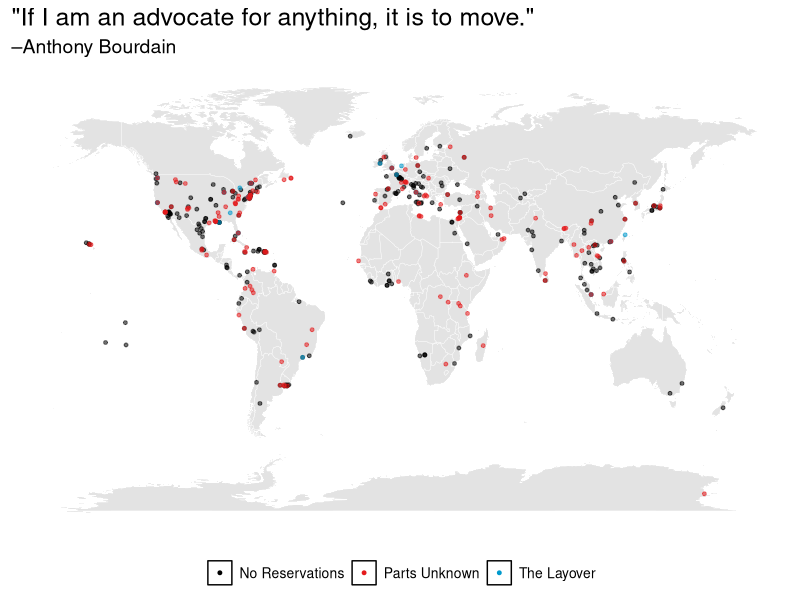
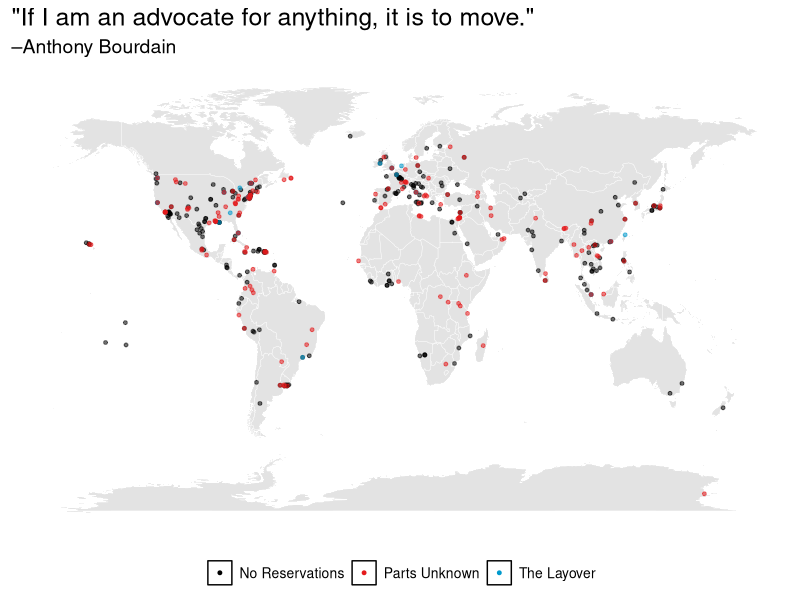

The R script that drew these images, in order:
library('dplyr')
library('readr')
library('ggplot2')
library('reshape2')
library('RColorBrewer')

places <- read_csv('bourdain_travel_places.csv')
lat.long <- colsplit(places$coordinates, ",", names = c("lat", "long"))
places <- cbind(places, lat.long)
places <- places %>% select(-coordinates)

## World Map

mdat <- map_data('world')

gmap <- ggplot() + 
  geom_polygon(dat = mdat, 
               aes(long, lat, group = group), fill="#e3e3e3") + 
  borders("world", colour = "white", size=0.1)

gmap.points <- gmap + 
  geom_point(data = places, 
             aes(long, 
                 lat, colour = show, alpha = 0.75), size = 1) + 
  scale_color_manual(values = c('#000000', '#e41a1c', 'deepskyblue3')) + 
  ggtitle('"If I am an advocate for anything, it is to move."') +
  labs(subtitle = "–Anthony Bourdain")

gmap.formatted <- gmap.points + 
  theme(plot.title = element_text(size = 18),
        plot.subtitle = element_text(size = 14),
        axis.line = element_blank(), 
        axis.text.x = element_blank(),
        axis.text.y = element_blank(), 
        axis.ticks = element_blank(), 
        axis.title.x = element_blank(), 
        axis.title.y = element_blank(),
        legend.position = 'bottom', 
        legend.text = element_text(size=10),
        legend.title = element_blank(),
        legend.key = element_rect(fill=NA),
        panel.background = element_blank(), 
        panel.border = element_blank(), 
        panel.grid.major = element_blank(), 
        panel.grid.minor = element_blank(), 
        plot.background = element_blank()) + 
  guides(alpha = FALSE)

gmap.formatted

ggsave('bourdain_travel_map.png', width = 6, height = 4.5)


## US Map with states - to be added










